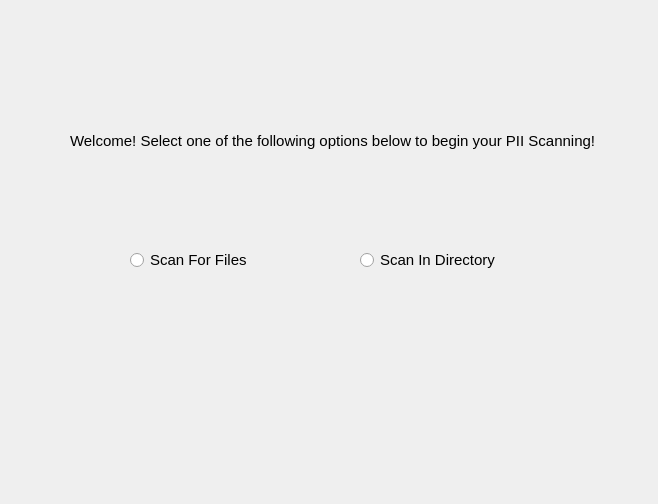
<?xml version="1.0" encoding="UTF-8"?>
<ui version="4.0">
 <class>Form</class>
 <widget class="QWidget" name="Form">
  <property name="geometry">
   <rect>
    <x>0</x>
    <y>0</y>
    <width>658</width>
    <height>504</height>
   </rect>
  </property>
  <property name="windowTitle">
   <string>Form</string>
  </property>
  <widget class="QStackedWidget" name="stackedWidget">
   <property name="geometry">
    <rect>
     <x>0</x>
     <y>30</y>
     <width>651</width>
     <height>451</height>
    </rect>
   </property>
   <property name="font">
    <font>
     <pointsize>11</pointsize>
    </font>
   </property>
   <property name="currentIndex">
    <number>0</number>
   </property>
   <widget class="QWidget" name="WelcomeScreenPanel">
    <widget class="QRadioButton" name="ScanFilesButton">
     <property name="geometry">
      <rect>
       <x>130</x>
       <y>220</y>
       <width>161</width>
       <height>20</height>
      </rect>
     </property>
     <property name="text">
      <string>Scan For Files</string>
     </property>
    </widget>
    <widget class="QRadioButton" name="ScanDirectoryButton">
     <property name="geometry">
      <rect>
       <x>360</x>
       <y>220</y>
       <width>161</width>
       <height>20</height>
      </rect>
     </property>
     <property name="text">
      <string>Scan In Directory</string>
     </property>
    </widget>
    <widget class="QLabel" name="label_4">
     <property name="geometry">
      <rect>
       <x>70</x>
       <y>60</y>
       <width>541</width>
       <height>101</height>
      </rect>
     </property>
     <property name="text">
      <string>Welcome! Select one of the following options below to begin your PII Scanning!</string>
     </property>
    </widget>
   </widget>
   <widget class="QWidget" name="FileDirectoriesPanel">
    <widget class="QLineEdit" name="DirectoryLineEdit">
     <property name="geometry">
      <rect>
       <x>120</x>
       <y>60</y>
       <width>311</width>
       <height>22</height>
      </rect>
     </property>
     <property name="font">
      <font>
       <pointsize>11</pointsize>
      </font>
     </property>
     <property name="placeholderText">
      <string>Directory....</string>
     </property>
    </widget>
    <widget class="QPushButton" name="DirectoriesBrowseButton">
     <property name="geometry">
      <rect>
       <x>450</x>
       <y>60</y>
       <width>75</width>
       <height>24</height>
      </rect>
     </property>
     <property name="font">
      <font>
       <pointsize>11</pointsize>
      </font>
     </property>
     <property name="text">
      <string>Browse</string>
     </property>
    </widget>
    <widget class="QPushButton" name="DirectoryScanNowButton">
     <property name="geometry">
      <rect>
       <x>240</x>
       <y>410</y>
       <width>141</width>
       <height>41</height>
      </rect>
     </property>
     <property name="font">
      <font>
       <pointsize>12</pointsize>
      </font>
     </property>
     <property name="text">
      <string>Scan Now</string>
     </property>
    </widget>
    <widget class="QPushButton" name="DirectoriesMainMenuButton">
     <property name="geometry">
      <rect>
       <x>10</x>
       <y>410</y>
       <width>161</width>
       <height>41</height>
      </rect>
     </property>
     <property name="font">
      <font>
       <pointsize>12</pointsize>
      </font>
     </property>
     <property name="text">
      <string>Back To Main Menu</string>
     </property>
    </widget>
   </widget>
   <widget class="QWidget" name="FilesPanel">
    <widget class="QLineEdit" name="FileLineEdit">
     <property name="geometry">
      <rect>
       <x>100</x>
       <y>40</y>
       <width>311</width>
       <height>22</height>
      </rect>
     </property>
     <property name="font">
      <font>
       <pointsize>11</pointsize>
      </font>
     </property>
     <property name="placeholderText">
      <string>File....</string>
     </property>
    </widget>
    <widget class="QPushButton" name="FileBrowseButton">
     <property name="geometry">
      <rect>
       <x>440</x>
       <y>40</y>
       <width>75</width>
       <height>24</height>
      </rect>
     </property>
     <property name="font">
      <font>
       <pointsize>11</pointsize>
      </font>
     </property>
     <property name="text">
      <string>Browse</string>
     </property>
    </widget>
    <widget class="QPushButton" name="FileScanNowButton">
     <property name="geometry">
      <rect>
       <x>250</x>
       <y>390</y>
       <width>141</width>
       <height>41</height>
      </rect>
     </property>
     <property name="font">
      <font>
       <pointsize>12</pointsize>
      </font>
     </property>
     <property name="text">
      <string>Scan Now</string>
     </property>
    </widget>
    <widget class="QPushButton" name="FileMainMenuButton">
     <property name="geometry">
      <rect>
       <x>10</x>
       <y>390</y>
       <width>161</width>
       <height>41</height>
      </rect>
     </property>
     <property name="font">
      <font>
       <pointsize>12</pointsize>
      </font>
     </property>
     <property name="text">
      <string>Back To Main Menu</string>
     </property>
    </widget>
   </widget>
   <widget class="QWidget" name="ScanningPanel">
    <widget class="QLabel" name="label_2">
     <property name="geometry">
      <rect>
       <x>250</x>
       <y>70</y>
       <width>131</width>
       <height>51</height>
      </rect>
     </property>
     <property name="font">
      <font>
       <pointsize>20</pointsize>
      </font>
     </property>
     <property name="text">
      <string>Scanning...</string>
     </property>
    </widget>
    <widget class="QProgressBar" name="ProgressBar">
     <property name="geometry">
      <rect>
       <x>200</x>
       <y>290</y>
       <width>251</width>
       <height>23</height>
      </rect>
     </property>
     <property name="font">
      <font>
       <pointsize>15</pointsize>
      </font>
     </property>
     <property name="value">
      <number>24</number>
     </property>
    </widget>
   </widget>
   <widget class="QWidget" name="ResultsScreen">
    <widget class="QLabel" name="label_3">
     <property name="geometry">
      <rect>
       <x>270</x>
       <y>30</y>
       <width>81</width>
       <height>41</height>
      </rect>
     </property>
     <property name="font">
      <font>
       <pointsize>18</pointsize>
      </font>
     </property>
     <property name="text">
      <string>Results</string>
     </property>
    </widget>
    <widget class="QTextBrowser" name="FileResults">
     <property name="geometry">
      <rect>
       <x>100</x>
       <y>90</y>
       <width>441</width>
       <height>291</height>
      </rect>
     </property>
    </widget>
    <widget class="QPushButton" name="ResultsMainMenuButton">
     <property name="geometry">
      <rect>
       <x>240</x>
       <y>390</y>
       <width>161</width>
       <height>41</height>
      </rect>
     </property>
     <property name="font">
      <font>
       <pointsize>12</pointsize>
      </font>
     </property>
     <property name="text">
      <string>Back To Main Menu</string>
     </property>
    </widget>
   </widget>
  </widget>
 </widget>
 <resources/>
 <connections/>
</ui>
